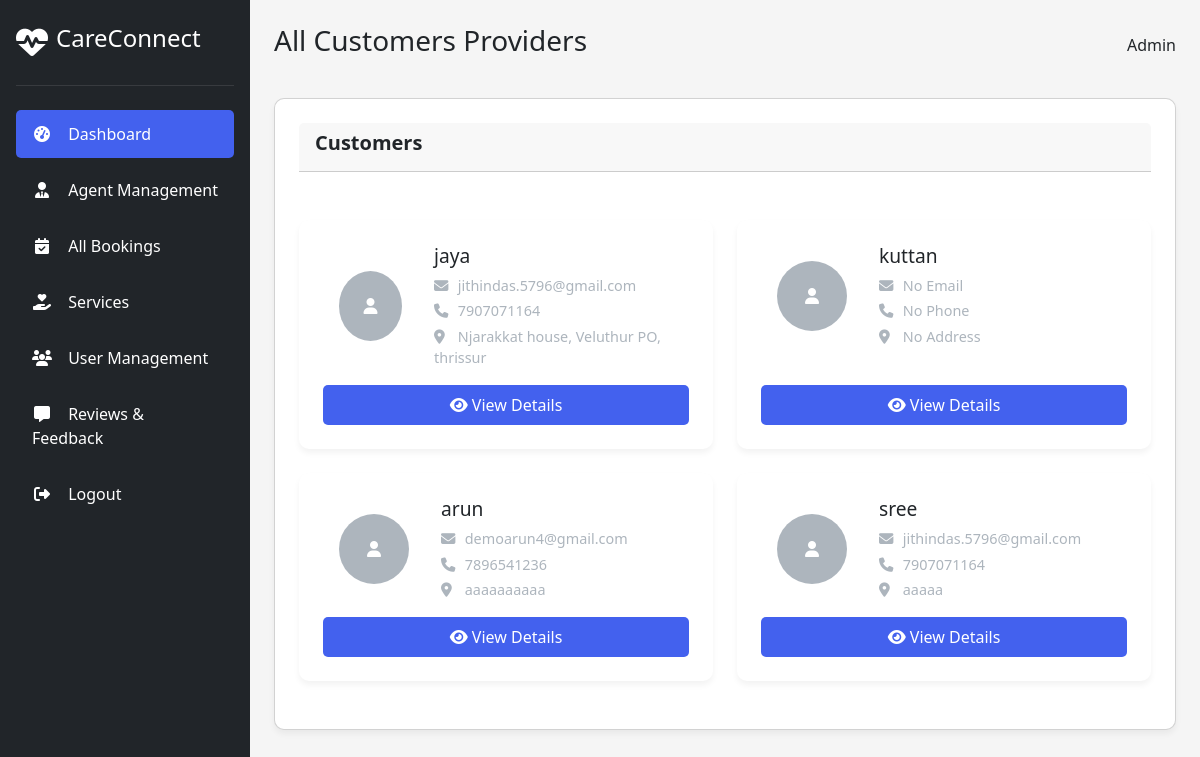
The page /admins/all_users (signed in) on the database as committed earlier.
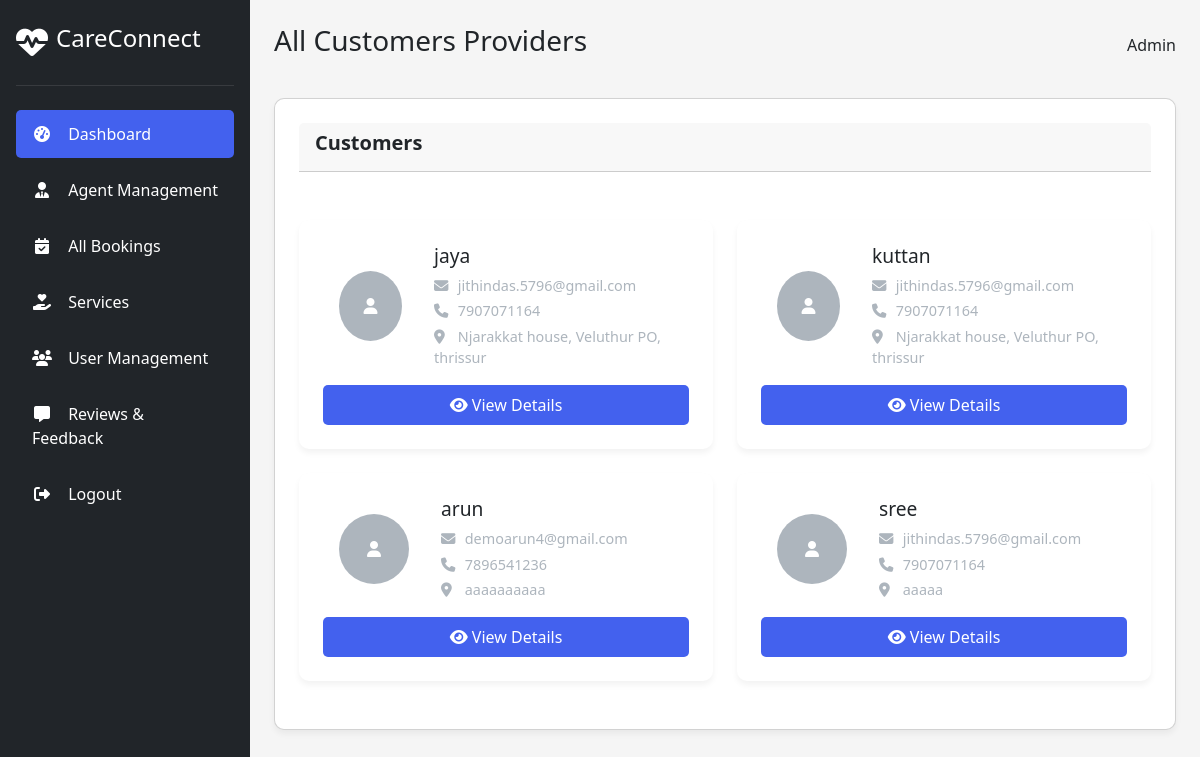
The same page on the database as committed later.
### admins/models.py (models this page shows, shortened)
class User(AbstractUser):
    user_type = models.CharField(max_length=20, choices=[
        ('customer', 'Customer'),
        ('service_provider', 'Service Provider')
    ])

class UserProfile_Model(models.Model):
    name=models.CharField(max_length=100,null=True)
    address=models.TextField(null=True)
    place = models.CharField(max_length=100)
    age=models.PositiveIntegerField(null=True)
    email=models.EmailField(null=True)
    profile_picture = models.ImageField(upload_to='images', blank=True, null=True)
    phone_number=models.CharField(max_length=10, null=True)
    user=models.OneToOneField(User,on_delete=models.CASCADE)
    bio = models.TextField(blank=True)
    created_date=models.DateField(auto_now_add=True)
    updated_date=models.DateField(auto_now=True)
    is_active=models.BooleanField(default=False)

### admins/views.py (the view)
# urls.py: path('all_users',All_User_View.as_view(),name='all_users'),
class All_User_View(LoginRequiredMixin,View):
    def get(self, request):
        providers = User.objects.filter(user_type='customer')
        return render(request, 'all_users.html', {'providers': providers})

### admins/templates/all_users.html (shortened to what this page needs)
{% extends 'admin.html' %}
{% block content %}
<div class="header">
    <h1>All Customers Providers</h1>
    <div class="user-profile">
        <div class="user-info">Admin</div>
    </div>
</div>
<div class="card">
    <div class="card-header">
        <h2 class="card-title">Customers</h2>
    </div>
    {% if providers %}
    <div style="display: grid; grid-template-columns: repeat(auto-fill, minmax(300px, 1fr)); gap: 1.5rem; margin-bottom: 1.5rem;">
        {% for provider in providers %}
        <div class="stat-card" style="display: flex; flex-direction: column;">
            <div class="gap-3" style="display: flex; align-items: center; margin-bottom: 1rem;">
                {% if provider.userprofile_model.profile_picture %}
                <img class="ms-3" src="{{ provider.userprofile_model.profile_picture.url }}" alt="Profile Picture"
                    style="width: 70px; height: 70px; border-radius: 50%; margin-right: 1rem; object-fit: cover; border: 3px solid var(--primary);">
                {% else %}
                <div class="ms-3" style="width: 70px; height: 70px; border-radius: 50%; margin-right: 1rem; background-color: var(--gray); display: flex; align-items: center; justify-content: center; color: white;">
                    <i class="fas fa-user"></i>
                </div>
                {% endif %}
                <div>
                    <h3 style="font-size: 1.2rem; margin-bottom: 0.5rem;">{{ provider.username }}</h3>
                    <p style="color: var(--gray); font-size: 0.9rem; margin-bottom: 0.25rem;">
                        <i class="fas fa-envelope" style="width: 20px;"></i> {{ provider.userprofile_model.email|default:"No Email" }}
                    </p>
                    <p style="color: var(--gray); font-size: 0.9rem; margin-bottom: 0.25rem;">
                        <i class="fas fa-phone" style="width: 20px;"></i> {{ provider.userprofile_model.phone_number|default:"No Phone" }}
                    </p>
                    <p style="color: var(--gray); font-size: 0.9rem; margin-bottom: 0;">
                        <i class="fas fa-map-marker-alt" style="width: 20px;"></i> {{ provider.userprofile_model.address|default:"No Address" }}
                    </p>
                </div>
            </div>
            <a href="{% url 'profile' provider.id %}" class="button d-flex justify-content-center" style="margin-top: auto; text-decoration: none;">
                <div>
                    <i class="fas fa-eye"></i>
                <span class="">View Details</span>
                </div>
            </a>
        </div>
        {% endfor %}
    </div>
    {% else %}
    <div style="padding: 2rem; text-align: center; background-color: rgba(72, 149, 239, 0.1); border-radius: 10px; color: var(--info);">
        <i class="fas fa-info-circle fa-2x" style="margin-bottom: 1rem;"></i>
        <p>No service providers found.</p>
    </div>
    {% endif %}
</div>
{% endblock %}

Rows that differ between the two databases and show on the page:
changed User "kuttan": userprofile_model.email "No Email" → "jithindas.5796@gmail.com"; userprofile_model.phone_number "No Phone" → "7907071164"; userprofile_model.address "No Address" → "Njarakkat house, Veluthur PO, thrissur"
